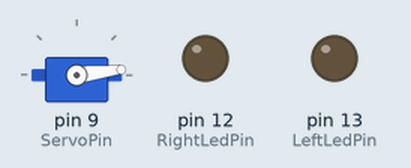
This program was run on a simulated Arduino Uno, built with avr-gcc and run on an emulated ATmega328P. On the bench: servo, output pins drawn as LEDs (lit = HIGH). Random numbers use the default seed unless the program sets one.

Above: at 0.16 s.
At 0.8 s:
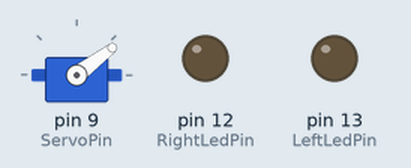
At 1.5 s:
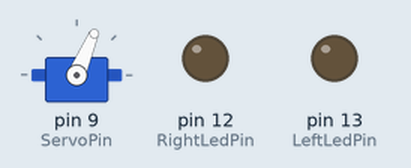
At 11.97 s:
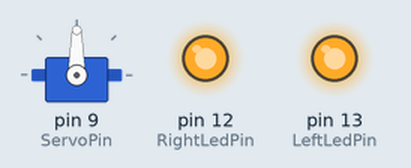
At 18.2 s:
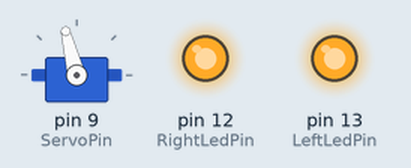
At 36.2 s:
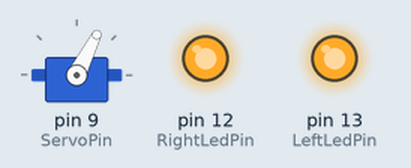
Timing chart, 0 to 37.7 s (numbered marks = the images above):
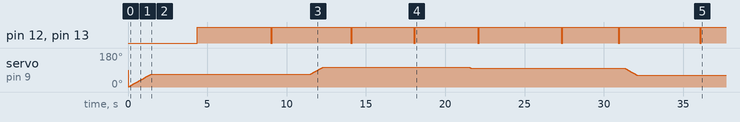

Measured:
- by itself, pin 12 (RightLedPin), pin 13 (LeftLedPin): LOW → HIGH at 4.4 s, → LOW 4.7 s later, → HIGH 0.10 s later, → LOW 4.9 s later, … (15 changes in this stretch)

The program:

main.cpp
```cpp
#include <Arduino.h>
#include <Servo.h>
#include <LowPower.h>

//----------------------EYE LEDs------------------------
//blink timer
unsigned long previousMillis = 0U;

//Interval between blinks
unsigned int intervalMin = 3000U;
unsigned int intervalMax = 6000U;

unsigned int interval = 0U;
unsigned int BlinkTime = 100U; // time it takes to blink
//-----------------------------------------------------

//----------------------Head Servo------------------------
Servo myservo;

//does not go above 360
unsigned short MaxAngle = 110;
unsigned short MinAngle = 60U;

//random position of the servo
unsigned short RandomPosition = 0;
unsigned short CurentPosition = 0;

//Servo timer
unsigned long previousMillisServo = 0U;

//update timer between servo updates
unsigned int intervalServo = 20U;
unsigned int intervalServoWait = 0;
unsigned int intervalServoWaitMax = 12000U;
unsigned int intervalServoWaitMin = 6000U;

bool HeadWait = false;

bool Running = true;

//-----------------------------------------------------

//----------------------Pins------------------------
int ServoPin = 9;
int LeftLedPin = 13;
int RightLedPin = 12;

//Function for the leds blinking
void EyeBlinking()
{
  //Timer for when to blink
  if(millis() - previousMillis > interval) {

    digitalWrite(LeftLedPin, LOW);
    digitalWrite(RightLedPin, LOW);

  }
  //Timer for a single blink
  if(millis() - previousMillis > (interval + BlinkTime)) {
      previousMillis = millis();

      digitalWrite(LeftLedPin, HIGH);
      digitalWrite(RightLedPin, HIGH);

      interval = random(intervalMin , intervalMax);

  }
}
//Function for the leds blinking
void HeadTilt()
{

  //check if crow should wait to turn head
  if(!HeadWait)
  {
    //timer for update on position(speed of movement)
    if((millis() - previousMillisServo) > intervalServo)
    {
      previousMillisServo = millis();

      if ( RandomPosition >= CurentPosition)
      {
        CurentPosition++;
        myservo.write(CurentPosition);
      }
      else if ( RandomPosition <= CurentPosition)
      {
        CurentPosition--;
        myservo.write(CurentPosition);
      }

      if(RandomPosition == CurentPosition)
      {
        HeadWait = true;
      }
    }

  }
  else
  {
    // interval for waiting to move
    if((millis() - previousMillisServo) > intervalServoWait)
      {
        HeadWait = false;
        intervalServoWait = random(intervalServoWaitMin, intervalServoWaitMax);
        RandomPosition = random(MinAngle, MaxAngle);

      }
  }

}

void setup() {

  //Servo set up
  myservo.attach(ServoPin);

  //Pin Set up
  pinMode(LeftLedPin, OUTPUT);
  pinMode(RightLedPin, OUTPUT);

  //Set Leds On
  digitalWrite(LeftLedPin, LOW);
  digitalWrite(RightLedPin, LOW);

  //Set random starting Position
  RandomPosition = random(MinAngle, MaxAngle);
  CurentPosition = 0;

  myservo.write(90);

  //Set random starting blink
  interval = random(intervalMin , intervalMax);

  //set up wait
  intervalServoWait = random(intervalServoWaitMin, intervalServoWaitMax);

}

void loop() {

  if(Running)
  {
    HeadTilt();
    EyeBlinking();
  }


}

void Detach()
{
  myservo.detach();
}
```
